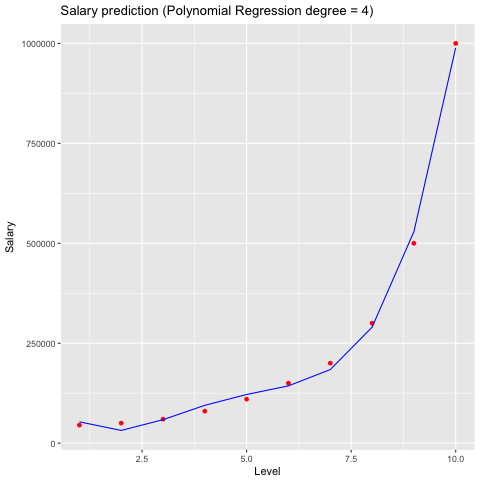

Generate this figure with R:
#Polynomial Regression
library(caTools)
library(ggplot2)


#-------------------------------------------------------------------------------
#                            Loading in Data
#-------------------------------------------------------------------------------

dataset = read.csv('Position_Salaries.csv')
dataset = dataset[2:3]
print('-------------------------------------------------------------------')
print(dataset)
print('-------------------------------------------------------------------')
summary(dataset)
print('-------------------------------------------------------------------')

#-------------------------------------------------------------------------------
#                 Fitting Linear Regression to the dataset
#-------------------------------------------------------------------------------

lin_reg = lm(formula = Salary ~., data = dataset)
summary(lin_reg)
print('-------------------------------------------------------------------')

#-------------------------------------------------------------------------------
#                 Fitting Polynomial Regression to the dataset
#-------------------------------------------------------------------------------

dataset$Level2 = dataset$Level^2
dataset$Level3 = dataset$Level^3
dataset$Level4 = dataset$Level^4
poly_reg = lm(formula = Salary ~ ., data = dataset)
summary(poly_reg)
print('-------------------------------------------------------------------')

#-------------------------------------------------------------------------------
#             Visualizing Linear Regression model to the dataset
#-------------------------------------------------------------------------------

png('linear_regression.png')
lin_reg_plot = ggplot() +
  geom_point(aes(x = dataset$Level, y = dataset$Salary), colour = 'red') +
  geom_line(aes(x = dataset$Level, y = predict(lin_reg, newdata = dataset)), colour = 'blue') +
  ggtitle('Salary prediction (Linear Regression)') +
  xlab('Level') +
  ylab('Salary')
plot(lin_reg_plot)
dev.off()

#-------------------------------------------------------------------------------
#             Visualizing Polynomial Regression model to the dataset
#-------------------------------------------------------------------------------

png('polynomial_regression.png')
poly_reg_plot = ggplot() +
  geom_point(aes(x = dataset$Level, y = dataset$Salary), colour = 'red') +
  geom_line(aes(x = dataset$Level, y = predict(poly_reg, newdata = dataset)), colour = 'blue') +
  ggtitle('Salary prediction (Polynomial Regression degree = 4)') +
  xlab('Level') +
  ylab('Salary')
plot(poly_reg_plot)
dev.off()

#-------------------------------------------------------------------------------
#             Predicting values for Linear Regression
#-------------------------------------------------------------------------------

lin_predict = predict(lin_reg, data.frame(Level = 6.5))
print('-------------------------------------------------------------------')
summary(lin_predict)
print('-------------------------------------------------------------------')

#-------------------------------------------------------------------------------
#             Predicting values for Polynomial Regression
#-------------------------------------------------------------------------------

poly_predict = predict(poly_reg, data.frame(Level = 6.5,
                                            Level2 = 6.5^2,
                                            Level3 = 6.5^3,
                                            Level4 = 6.5^4))
summary(poly_predict)
print('-------------------------------------------------------------------')
